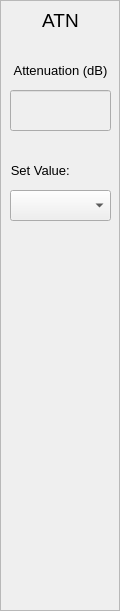
   <widget class="QFrame" name="frame6">
    <property name="geometry">
     <rect>
      <x>610</x>
      <y>110</y>
      <width>120</width>
      <height>611</height>
     </rect>
    </property>
    <property name="frameShape">
     <enum>QFrame::StyledPanel</enum>
    </property>
    <property name="frameShadow">
     <enum>QFrame::Raised</enum>
    </property>
    <widget class="QLabel" name="atnLabel">
     <property name="geometry">
      <rect>
       <x>0</x>
       <y>0</y>
       <width>121</width>
       <height>41</height>
      </rect>
     </property>
     <property name="font">
      <font>
       <pointsize>14</pointsize>
      </font>
     </property>
     <property name="text">
      <string>ATN</string>
     </property>
     <property name="alignment">
      <set>Qt::AlignCenter</set>
     </property>
    </widget>
    <widget class="QLabel" name="attenLabel1">
     <property name="geometry">
      <rect>
       <x>0</x>
       <y>50</y>
       <width>121</width>
       <height>41</height>
      </rect>
     </property>
     <property name="font">
      <font>
       <pointsize>10</pointsize>
      </font>
     </property>
     <property name="text">
      <string>Attenuation (dB)</string>
     </property>
     <property name="alignment">
      <set>Qt::AlignCenter</set>
     </property>
    </widget>
    <widget class="QLineEdit" name="attenDisplay1">
     <property name="enabled">
      <bool>false</bool>
     </property>
     <property name="geometry">
      <rect>
       <x>10</x>
       <y>90</y>
       <width>101</width>
       <height>41</height>
      </rect>
     </property>
     <property name="font">
      <font>
       <pointsize>12</pointsize>
      </font>
     </property>
     <property name="text">
      <string/>
     </property>
    </widget>
    <widget class="QLabel" name="setValLabel5">
     <property name="geometry">
      <rect>
       <x>0</x>
       <y>150</y>
       <width>121</width>
       <height>41</height>
      </rect>
     </property>
     <property name="font">
      <font>
       <pointsize>10</pointsize>
      </font>
     </property>
     <property name="text">
      <string>   Set Value:</string>
     </property>
     <property name="alignment">
      <set>Qt::AlignLeading|Qt::AlignLeft|Qt::AlignVCenter</set>
     </property>
    </widget>
    <widget class="QComboBox" name="setValComboBox5">
     <property name="geometry">
      <rect>
       <x>10</x>
       <y>190</y>
       <width>101</width>
       <height>31</height>
      </rect>
     </property>
    </widget>
   </widget>
